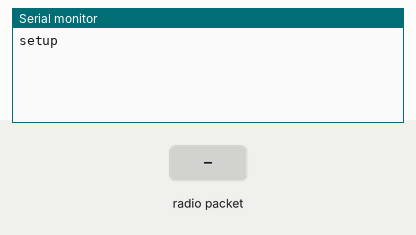
This sketch was run on a simulated Arduino Uno, built with avr-gcc and run on an emulated ATmega328P. Parts: the last lines printed to the serial monitor. The inputs (shaded band) are chosen by the test bench. No radio packets arrive unless stated.

Above: at 2.2 s.
2.3 s: radio packet "a" arrives
At 2.7 s:
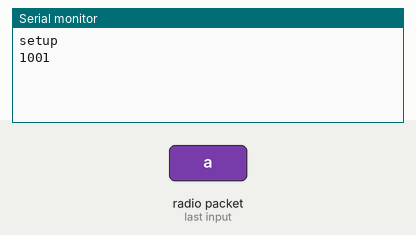
3.8 s: radio packet "b" arrives
At 5.1 s:
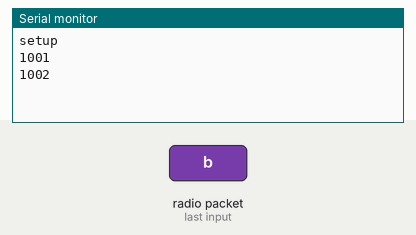

The sketch:

gerprint_biometric_student_attendance_RX_side_Ardduino_progr.ino
```cpp
// receiver.pde

#include <VirtualWire.h>

const int receive_pin = 11;


void setup()

{

    delay(1000);

    Serial.begin(9600);  // Debugging only

    Serial.println("setup");


    // Initialise the IO and ISR

    vw_set_rx_pin(receive_pin);

    vw_set_ptt_inverted(true); // Required for DR3100

    vw_setup(2000);     // Bits per sec

    vw_rx_start();       // Start the receiver PLL running


}


void loop()

{

    uint8_t buf[VW_MAX_MESSAGE_LEN];

    uint8_t buflen = VW_MAX_MESSAGE_LEN;


    if (vw_get_message(buf, &buflen)) // Non-blocking

    {

            int i;

            // Message with a good checksum received, dump it.

            //Serial.print("Got: ");

           

            for (i = 0; i < buflen; i++)

            {

                char c = (buf[i]);

    if( c == 'a')

    {


                Serial.println("1001");

delay(1000);

          

    }

        if( c == 'b') // for right side

    {


                Serial.println("1002");

delay(1000);

          

    }


            }


    }

}
```

Measured:
- after the input at 2.3 s, the serial monitor: prints a new line at once (image 1)
- after the input at 3.8 s, the serial monitor: prints a new line at once (image 2)
